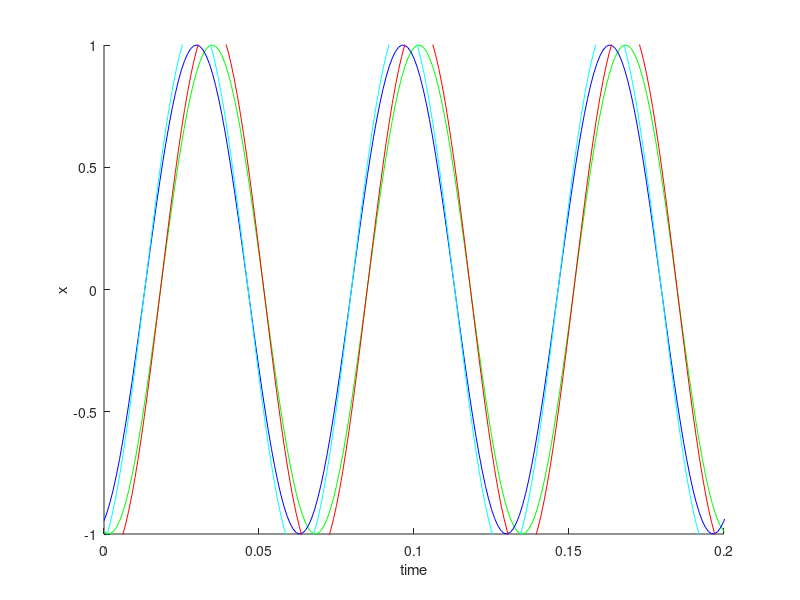
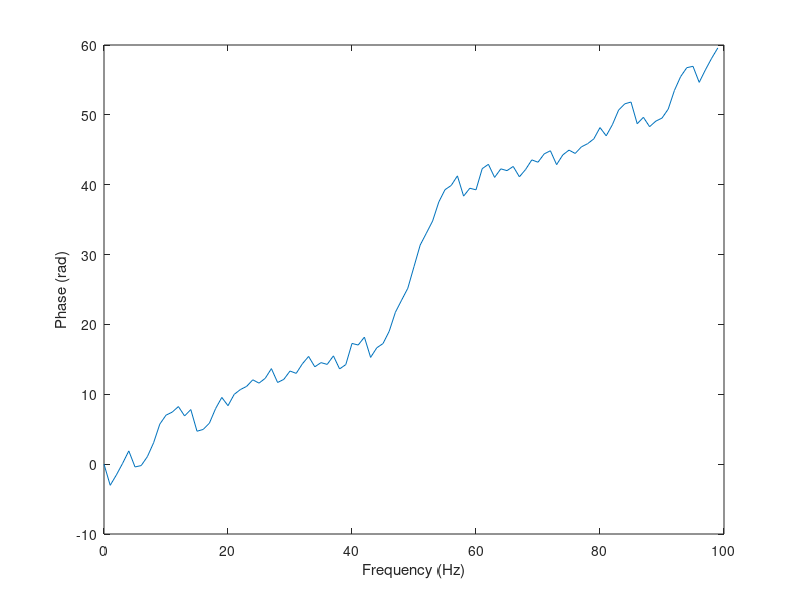
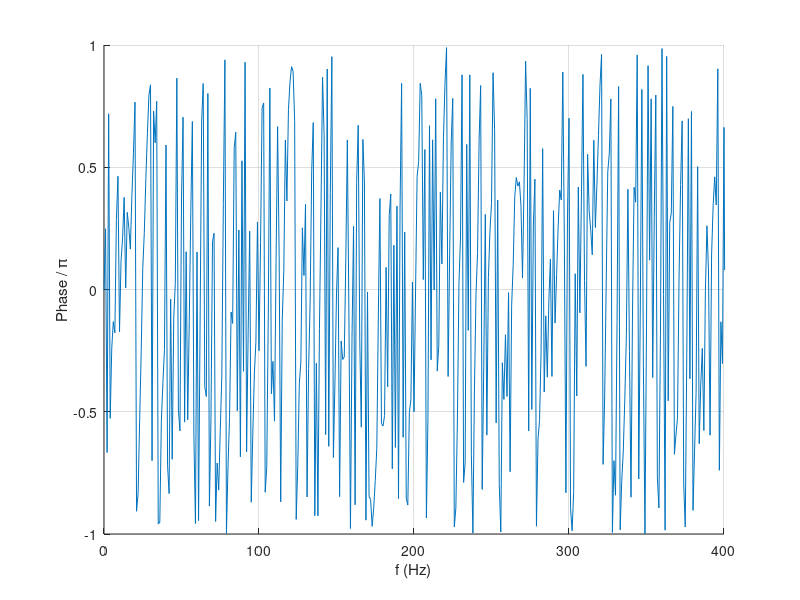

Reproduce these figures in MATLAB, in order.
%% Modifications to Example from FFT Phase on mathworks

% Generate 2 signals that consists of sinusoids of frequencies 15 Hz 
% and 40 Hz. The signals are sampled at 100 Hz for one second.
fs = 1000;
t = 0:1/fs:1-1/fs;
x = sin(2*pi*15*t + 250/pi*180);
x2 = sin(2*pi*15*t + 289*pi/180);

% % Plot sine curves
% figure;
% hold on
% plot(t,x)
% plot(t,x2)
% xlabel 'time'
% ylabel 'x'
% axis([0 0.2 -1 1])
% hold off


% Compute the discrete Fourier transform of the signal. 
y = fft(x);
y2 = fft(x2);

% Compute the phase angles for the 15 Hz signals in each sinusoid and
% compute the phase difference.
phase1 = angle(y(16)); % index = freq * length(t) / fs
phase2 = angle(y2(16));
phaseDiff = phase2-phase1;
phaseDiffinPi = phaseDiff/pi;
phaseDiffinDeg = phaseDiff * 180/pi;

% Test plot "fit"
fit1 = 1.1*cos(2*pi*15*t + phase1);
fit2 = 1.1*cos(2*pi*15*t + phase2);

figure;
hold on
plot(t,x, 'g')
plot(t,x2, 'b')
plot(t, fit1, 'r')
plot(t, fit2, 'c')
xlabel 'time'
ylabel 'x'
axis([0 0.2 -1 1])
hold off



%% Plot the magnitude of the transform as a function of frequency.
ly = length(y);
f = (-ly/2:ly/2-1)/ly*fs;

figure;
stem(f,abs(fftshift(y)))
xlabel 'Frequency (Hz)'
ylabel '|y|'

% Find the phase of the transform and plot it as a function of frequency.

phs = angle(fftshift(y));

plot(f,phs/pi)
xlabel 'Frequency (Hz)'
ylabel 'Phase / \pi'
grid

%% FFT Phase
% Generate a signal and compute its DFT. Specify a sample rate of 100 Hz. Find 
% the phase of the transform and plot it as a function of frequency.
% 
% 

% Copyright 2015 The MathWorks, Inc.


t = (0:99)/100;                        % Time vector
x = sin(2*pi*15*t) + sin(2*pi*40*t);   % Signal
y = fft(x);                            % Compute DFT of x
p = unwrap(angle(y));                  % Phase
f = (0:length(y)-1)/length(y)*100;     % Frequency vector
plot(f,p)
xlabel 'Frequency (Hz)'
ylabel 'Phase (rad)'

%% Another example from the web somewhere

Fs = 1000;
t = 0:1/Fs:1-1/Fs;
x = cos(2*pi*100*t-pi/4)+cos(2*pi*200*t-pi/2);
xdft = fft(x);
angle([xdft(101) xdft(201)]) 

% PHASE calculation
phs = (angle(xdft));
lxdft = length(xdft);
f_phase = (0:lxdft-1) * (Fs/lxdft);
f_phase = f_phase.';

figure;
hold on
plot(f_phase, phs/pi)
xlabel('f (Hz)')
ylabel('Phase / \pi')
grid
xlim([0, 400])
% ylim([-2, 2])
hold off